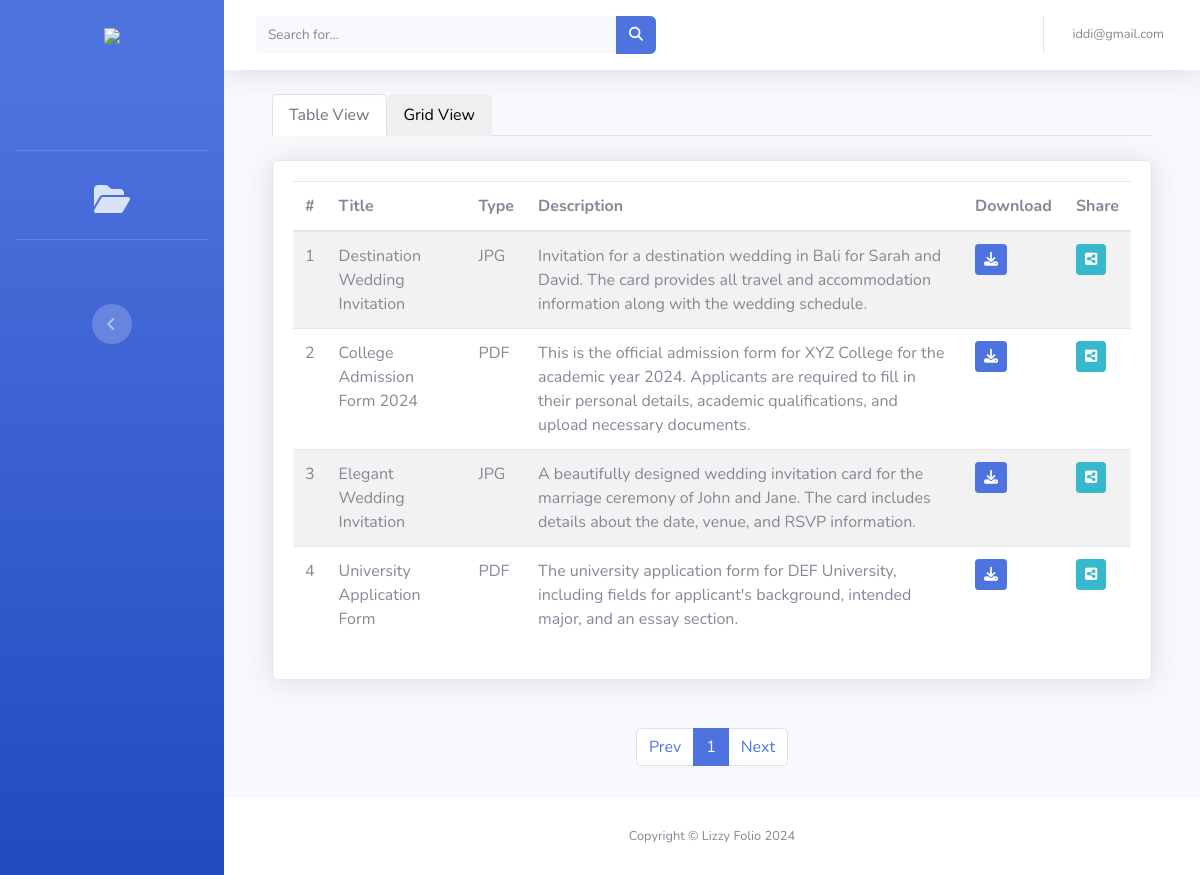
The app's page / (signed in) with its own data.
### core/models.py (models this page shows, shortened)
class CustomUser(AbstractUser):
    email = models.CharField(max_length=40, unique=True, validators=[EmailValidator(message="Email field is required")])
    USERNAME_FIELD = 'email'
    REQUIRED_FIELDS = ['username']

### adminapp/models.py (models this page shows, shortened)
class FileModel(models.Model):
    title = models.CharField(max_length=255, blank=False, null=False)
    slug = models.SlugField()
    description = models.TextField()
    upload_by = models.ForeignKey(CustomUser, on_delete=models.CASCADE, related_name='admin')
    file = models.FileField(upload_to='files/', null=True, blank=True, validators=[FileExtensionValidator(allowed_extensions=['png', 'pdf', 'jpg', 'jpeg', 'docx'])])
    download_count = models.PositiveIntegerField(default=0)
    email_count = models.PositiveIntegerField(default=0)
    created = models.DateTimeField(auto_now_add=True, auto_now=False)
    updated = models.DateTimeField(auto_now_add=False, auto_now=True)
    class Meta:
        ordering = ['-created']

### core/views.py (the view)
# urls.py: path('', view=views.indexPage, name="home"),
@login_required(login_url="login")
def indexPage(request):
    files = FileModel.objects.all()
    p = Paginator(files, 6)
    page_number = request.GET.get('page')
    try:
        page_obj = p.get_page(page_number)
    except PageNotAnInteger:
        page_obj = p.page(1)
    except EmptyPage:
        page_obj = p.page(p.num_pages)
    title = "Lizzy File Server - Home"
    context = {"title": title, "page_obj": page_obj}
    return render(request=request, template_name='home/index.html', context=context)

### core/templates/home/index.html (shortened to what this page needs)
{% extends 'base.html' %}
{% load static %}
{% block content %}
    <div class="">
        <div class="container mt-4">
            <nav>
                <div class="nav nav-tabs" id="nav-tab" role="tablist">
                  <button class="nav-link active" id="nav-home-tab" data-bs-toggle="tab" data-bs-target="#nav-home" type="button" role="tab" aria-controls="nav-home" aria-selected="true">Table View</button>
                  <button class="nav-link" id="nav-profile-tab" data-bs-toggle="tab" data-bs-target="#nav-profile" type="button" role="tab" aria-controls="nav-profile" aria-selected="false">Grid View</button>
                </div>
            </nav>
            <div class="tab-content" id="nav-tabContent">
                <div class="tab-pane fade show active" id="nav-home" role="tabpanel" aria-labelledby="nav-home-tab" tabindex="0">
                    <div class="card shadow mb-4 mt-4">
                        <div class="card-body">
                            <div class="table-responsive">
                                <table class="table table-striped" id="dataTable" width="100%" cellspacing="0">
                                    <thead>
                                        <tr>
                                            <th>#</th>
                                            <th>Title</th>
                                            <th>Type</th>
                                            <th>Description</th>
                                            <th>Download</th>
                                            <th>Share</th>
                                        </tr>
                                    </thead>
                                    <tbody>
                                        {% for file in page_obj %}
                                            <tr>
                                                <td>{{ forloop.counter }}</td>
                                                <td>{{ file.title|title }}</td>
                                                <td>{{ file.file.name|upper|slice:"-3:"}}</td>
                                                <td>{{ file.description }}</td>
                                                <td><a href="{% url 'download_file' file.id %}" class="btn btn-sm btn-primary"><i class="fa fa-download"></i></a></td>
                                                <td><a href="#" data-toggle="modal" data-target="#sendFileModal{{file.id}}" class="btn btn-info btn-sm"><i class="fa fa-share-alt-square"></i></a></td>
                                            </tr>
                                        {% empty %}
                                            <tr>
                                                <td colspan="8" class="m-4">
                                                    <h3 class="text-center text-danger" style="font-weight: bold;">No item found!</h3>
                                                </td>
                                            </tr>
                                        {% endfor %}
                                    </tbody>
                                </table>
                            </div>
                        </div>
                    </div>
                    <div class="col-12 py-3 pt-4">
                        <ul class="pagination justify-content-center">
                            {% if page_obj %}
                                {% if page_obj.has_previous %}
                                    <li class="page-item">
                                        <a href="{% url 'home' %}?page={{page_obj.previous_page_number}}" class="page-link bg-primary text-white">Prev</a>
                                    </li>
                                {% else %}
                                    <li class="page-item">
                                        <span class="page-link disabled">Prev</span>
                                    </li>
                                {% endif %}
                                {% for i in page_obj.paginator.page_range %}
                                    {% if page_obj.number == 1 %}
                                        <li class="page-item active">
                                            <a href="" class="page-link">{{i}}</a>
                                        </li>
                                    {% else %}
                                        <li class="page-item active">
                                            <a href="{% url 'home' %}?page={{ i }}" class="page-link">{{i}}</a>
                                        </li>
                                    {% endif %}
                                {% endfor %}
                                {% if page_obj.has_next %}
                                    <li class="page-item">
                                        <a href="{% url 'home' %}?page={{page_obj.next_page_number}}" class="page-link bg-primary text-white">Next</a>
                                    </li>
                                {% else %}
                                    <li class="page-item">
                                        <span class="page-link disabled">Next</span>
                                    </li>
                                {% endif %}
                            {% endif %}
                        </ul>
                    </div>
                </div>
            </div>
        </div>
    </div>
{% endblock content %}

### templates/topbar.html (shortened to what this page needs)
<nav class="navbar navbar-expand navbar-light bg-white topbar mb-4 static-top shadow">
     {% if request.user.is_superuser %}
        <form class="d-none d-sm-inline-block form-inline mr-auto ml-md-3 my-2 my-md-0 mw-100 navbar-search" action="{% url "admin-search" %}" method="post">
            <div class="input-group">
                <input type="text" class="form-control bg-light border-0 small" name="q" placeholder="Search for..."
                    aria-label="Search" aria-describedby="basic-addon2">
                <div class="input-group-append">
                    <button class="btn btn-primary" type="submit">
                        <i class="fas fa-search fa-sm"></i>
                    </button>
                </div>
            </div>
        </form>
     {% endif %}
    <ul class="navbar-nav ml-auto">
        {% if request.user.is_authenticated %}
            {% if request.user.is_superuser %}
                <li class="nav-item dropdown no-arrow">
                    <a class="nav-link dropdown-toggle" href="#" id="userDropdown" role="button"
                        data-toggle="dropdown" aria-haspopup="true" aria-expanded="false">
                        <span class="mr-2 d-none d-lg-inline text-gray-600 small">{{request.user.email}}</span>
                    </a>
                </li>
            {% endif %}
        {% endif %}
    </ul>
</nav>

### records on screen
CustomUser: user.email "iddi@gmail.com"
FileModel: title "Destination Wedding Invitation", file.name "JPG", description "Invitation for a destination wedding in Bali for Sarah and David. The card provides all travel and accommodation information along with the wedding schedule."
FileModel: title "College Admission Form 2024", file.name "PDF", description "This is the official admission form for XYZ College for the academic year 2024. Applicants are required to fill in their personal details, academic qualifications, and upload necessary documents."
FileModel: title "Elegant Wedding Invitation", file.name "JPG", description "A beautifully designed wedding invitation card for the marriage ceremony of John and Jane. The card includes details about the date, venue, and RSVP information."
FileModel: title "University Application Form", file.name "PDF", description "The university application form for DEF University, including fields for applicant's background, intended major, and an essay section."

### other values on screen
{{ i }} "1"
